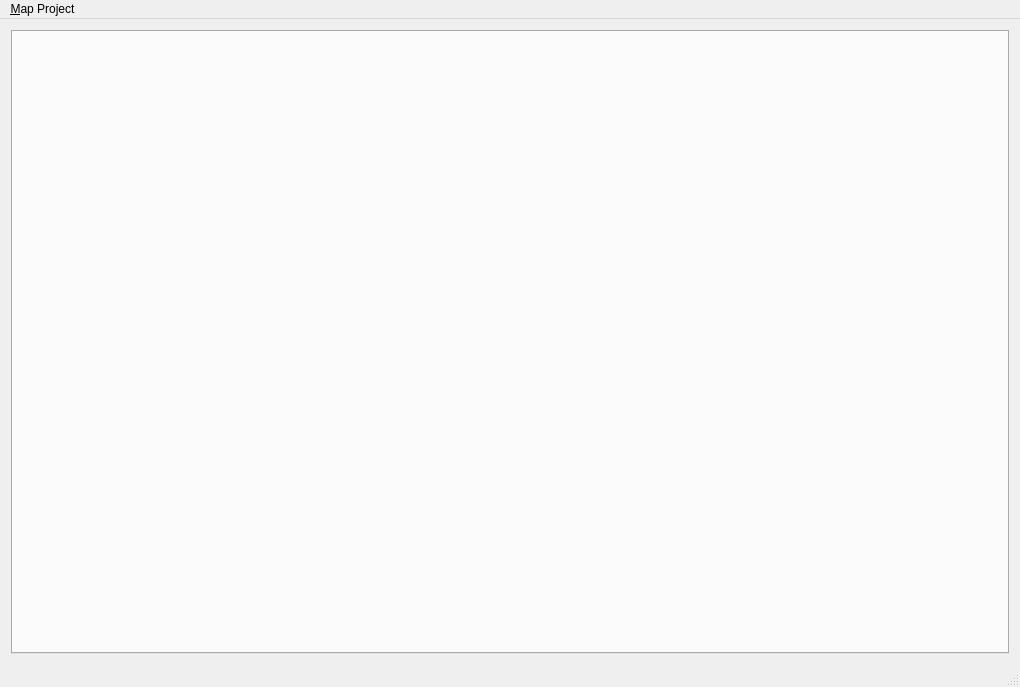
<?xml version="1.0" encoding="UTF-8"?>
<ui version="4.0">
 <class>MainWindow</class>
 <widget class="QMainWindow" name="MainWindow">
  <property name="geometry">
   <rect>
    <x>0</x>
    <y>0</y>
    <width>1020</width>
    <height>687</height>
   </rect>
  </property>
  <property name="windowTitle">
   <string>Map Maker</string>
  </property>
  <widget class="QWidget" name="centralWidget">
   <layout class="QGridLayout" name="gridLayout">
    <item row="0" column="0">
     <widget class="QTabWidget" name="tabWidget">
      <property name="maximumSize">
       <size>
        <width>16777215</width>
        <height>16777215</height>
       </size>
      </property>
      <property name="currentIndex">
       <number>-1</number>
      </property>
     </widget>
    </item>
   </layout>
  </widget>
  <widget class="QMenuBar" name="menuBar">
   <property name="geometry">
    <rect>
     <x>0</x>
     <y>0</y>
     <width>1020</width>
     <height>21</height>
    </rect>
   </property>
   <widget class="QMenu" name="menuProject">
    <property name="title">
     <string>&amp;Map Project</string>
    </property>
    <addaction name="action_Project_New"/>
    <addaction name="action_Project_Open"/>
    <addaction name="action_Project_Save"/>
    <addaction name="action_Project_Copy"/>
    <addaction name="actionExit"/>
   </widget>
   <addaction name="menuProject"/>
  </widget>
  <widget class="QStatusBar" name="statusBar"/>
  <action name="actionExit">
   <property name="text">
    <string>E&amp;xit</string>
   </property>
  </action>
  <action name="action_Project_New">
   <property name="text">
    <string>&amp;New</string>
   </property>
  </action>
  <action name="action_Project_Open">
   <property name="text">
    <string>&amp;Open</string>
   </property>
  </action>
  <action name="action_Project_Copy">
   <property name="text">
    <string>Copy</string>
   </property>
  </action>
  <action name="action_Project_Save">
   <property name="text">
    <string>&amp;Save</string>
   </property>
  </action>
 </widget>
 <layoutdefault spacing="6" margin="11"/>
 <resources>
  <include location="resources.qrc"/>
 </resources>
 <connections/>
</ui>
